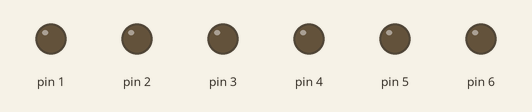
The sketch below on a simulated Arduino Uno, built with avr-gcc and run on an emulated ATmega328P. Parts: output pins drawn as LEDs (lit = HIGH).

Above: at 0.6 s.
At 1.9 s:
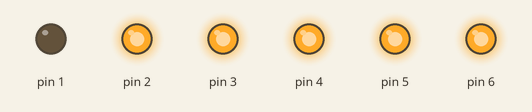
At 2.3 s:
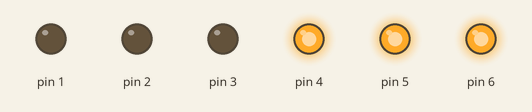
At 2.5 s:
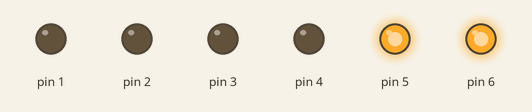
At 2.7 s:
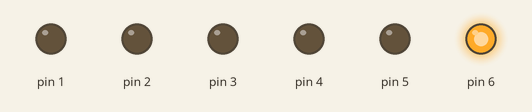
At 3.9 s:
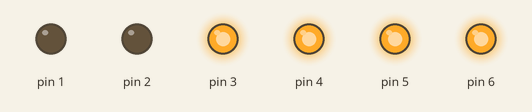
Timing chart, 0 to 4.2 s (numbered marks = the images above):
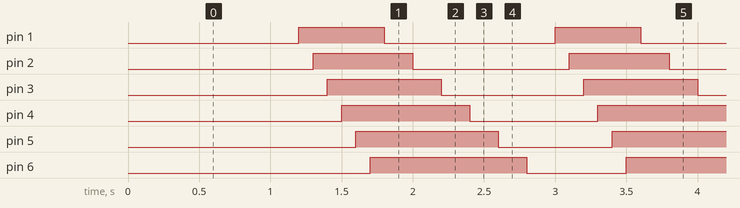

Measured:
- by itself, pin 1: alternates HIGH for 0.60 s and LOW for 1.2 s
- by itself, pin 2: alternates HIGH for 0.70 s and LOW for 1.1 s
- by itself, pin 3: alternates HIGH for 0.80 s and LOW for 1.0 s
- by itself, pin 4: alternates HIGH for 0.90 s and LOW for 0.90 s
- by itself, pin 5: alternates HIGH for 1.0 s and LOW for 0.80 s
- by itself, pin 6: alternates HIGH for 1.1 s and LOW for 0.70 s

The sketch:

ledchase.ino
```cpp
int BASE = 1; // pin of first led
int NUM = 6;   // number of leds

void setup() {
   for (int i = BASE; i < BASE + NUM; i ++)
   {
     pinMode(i, OUTPUT); //pin mode
   }
}

void loop() {
   for (int i = BASE; i < BASE + NUM; i ++)
   {
     digitalWrite(i, LOW); // set leds as “low”, turn off leds one by one.
     delay(200);
   }
   for (int i = BASE; i < BASE + NUM; i ++)
   {
     digitalWrite(i, HIGH); // set leds pins as “high”, turn on leds one by one
     delay(100);
   }
}
```
